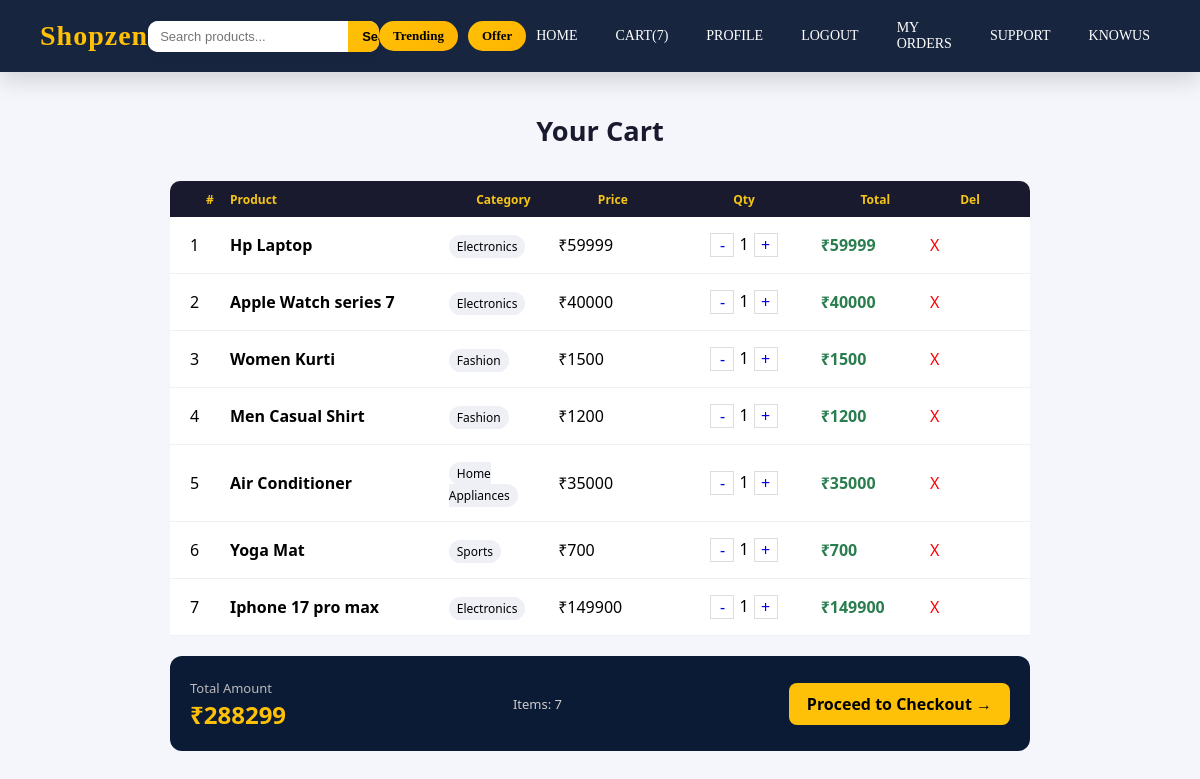
The page /cart/ (signed in) on the database its author committed.
### base/models.py (models this page shows)
class CartModel(models.Model):
    pname = models.CharField(max_length=100)
    price = models.IntegerField()
    pcategory = models.CharField(max_length=100)
    quantity = models.IntegerField()
    totalprice = models.IntegerField()
    host = models.ForeignKey(User,on_delete=models.CASCADE)

### base/views.py (the view)
# urls.py: path('cart/',cart,name='cart'),
@login_required(login_url='login_')
def cart(request):
    cartproducts = CartModel.objects.filter(host=request.user)
    TA = 0
    for i in cartproducts:
        TA += i.totalprice
    cartproducts_count = cartproducts.count()
    return render(request, 'cart.html', {
        'cartproducts': cartproducts,
        'TA': TA,
        'cartproducts_count': cartproducts_count,
        'page_type': 'main'
    })

### base/templates/cart.html (shortened to what this page needs)
{% extends 'main.html' %}
{% block content %}
<div class="cart-page">
  <h1 class="cart-title">Your Cart</h1>
  <div class="cart-wrapper">
    <div class="cart-header">
      <span>#</span>
      <span>Product</span>
      <span>Category</span>
      <span>Price</span>
      <span>Qty</span>
      <span>Total</span>
      <span>Del</span>
    </div>
    {% for i in cartproducts %}
    <div class="cart-item">
      <div>{{ forloop.counter }}</div>
      <div class="col-name">{{ i.pname }}</div>
      <div class="col-category"><span>{{ i.pcategory }}</span></div>
      <div>₹{{ i.price }}</div>
      <div class="qty-control">
        <a href="{% url 'decrement' i.id %}">-</a>
        <span>{{ i.quantity }}</span>
        <a href="{% url 'increment' i.id %}">+</a>
      </div>
      <div class="col-total">₹{{ i.totalprice }}</div>
      <div>
        <a href="{% url 'remove' i.id %}" class="remove-btn">X</a>
      </div>
    </div>
    {% empty %}
    <div class="empty-cart">Your cart is empty.</div>
    {% endfor %}
  </div>
  <div class="cart-summary">
    <div class="total-box">
      <span>Total Amount</span>
      <h2>₹{{TA}}</h2>
    </div>
    <div class="items-count">
      Items: {{cartproducts|length}}
    </div>
    <a href="{% url 'checkout' %}" class="checkout-btn">
      Proceed to Checkout →
    </a>
  </div>
</div>
{% endblock %}

### static/css/style.css (style rules this page uses)
:root { --primary: #0b1a35; --accent: #ffc107; --text: #ffffff; }

### base/templates/cart.html (style rules this page uses)
* { box-sizing: border-box; margin: 0; padding: 0; }
.cart-page { padding: 2.5rem 1rem; font-family: 'Segoe UI', sans-serif; background: #f4f6fb; }
.cart-title { text-align: center; font-size: 1.7rem; font-weight: 700; color: #1a1a2e; margin-bottom: 2rem; }
.cart-wrapper { max-width: 860px; margin: 0 auto; }
.cart-header { display: grid; grid-template-columns: 40px 2fr 1fr 1fr 1.4fr 1fr 80px; padding: 0.6rem 1.25rem; background: #1a1a2e; border-radius: 10px 10px 0 0; }
.cart-header span { font-size: 0.75rem; font-weight: 600; color: #f5c518; text-align: center; }
.cart-header span:nth-child(2) { text-align: left; }
.cart-item { display: grid; grid-template-columns: 40px 2fr 1fr 1fr 1.4fr 1fr 80px; align-items: center; padding: 1rem 1.25rem; background: #fff; border-bottom: 1px solid #eef0f5; }
.col-name { font-weight: 600; }
.col-category span { background: #eef0f5; padding: 3px 8px; border-radius: 20px; font-size: 12px; }
.col-total { color: #2a7d4f; font-weight: bold; }
.qty-control { display: flex; justify-content: center; gap: 5px; }
.qty-control a { width: 24px; height: 24px; background: #fff; border: 1px solid #ddd; text-align: center; text-decoration: none; }
.remove-btn { color: red; text-decoration: none; }
.cart-summary { max-width: 860px; margin: 20px auto; background: #0b1a35; color: #fff; padding: 20px; border-radius: 12px; display: flex; justify-content: space-between; align-items: center; }
.total-box span { font-size: 13px; color: #bbb; }
.total-box h2 { color: #ffc107; }
.checkout-btn { background: #ffc107; color: #000; padding: 10px 18px; border-radius: 8px; text-decoration: none; font-weight: bold; }
.items-count { font-size: 13px; color: #ccc; }

### rows shown on the page
CartModel: pname "Hp Laptop", pcategory "Electronics", price "59999", quantity "1", totalprice "59999"
CartModel: pname "Apple Watch series 7", pcategory "Electronics", price "40000", quantity "1", totalprice "40000"
CartModel: pname "Women Kurti", pcategory "Fashion", price "1500", quantity "1", totalprice "1500"
CartModel: pname "Men Casual Shirt", pcategory "Fashion", price "1200", quantity "1", totalprice "1200"
CartModel: pname "Air Conditioner", pcategory "Home Appliances", price "35000", quantity "1", totalprice "35000"
CartModel: pname "Yoga Mat", pcategory "Sports", price "700", quantity "1", totalprice "700"
CartModel: pname "Iphone 17 pro max", pcategory "Electronics", price "149900", quantity "1", totalprice "149900"

### other values the page prints
{{ cartproducts_count }} "7"
{{ TA }} "288299"
{{ cartproducts|length }} "7"
